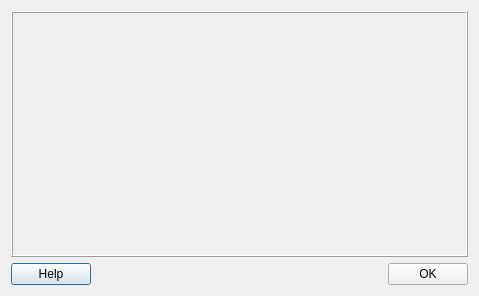
<?xml version="1.0" encoding="UTF-8"?>
<ui version="4.0">
 <class>ProfileResultDialogForm</class>
 <widget class="QDialog" name="ProfileResultDialogForm">
  <property name="geometry">
   <rect>
    <x>0</x>
    <y>0</y>
    <width>479</width>
    <height>296</height>
   </rect>
  </property>
  <property name="windowTitle">
   <string>Profile</string>
  </property>
  <layout class="QVBoxLayout" name="verticalLayout">
   <item>
    <widget class="QFrame" name="m_profileWidget">
     <property name="frameShape">
      <enum>QFrame::Box</enum>
     </property>
     <property name="frameShadow">
      <enum>QFrame::Raised</enum>
     </property>
    </widget>
   </item>
   <item>
    <layout class="QHBoxLayout" name="horizontalLayout">
     <item>
      <widget class="te::qt::widgets::HelpPushButton" name="m_helpPushButton">
       <property name="text">
        <string>Help</string>
       </property>
      </widget>
     </item>
     <item>
      <spacer name="horizontalSpacer_2">
       <property name="orientation">
        <enum>Qt::Horizontal</enum>
       </property>
       <property name="sizeHint" stdset="0">
        <size>
         <width>40</width>
         <height>20</height>
        </size>
       </property>
      </spacer>
     </item>
     <item>
      <widget class="QPushButton" name="m_OKPushButton">
       <property name="text">
        <string>OK</string>
       </property>
      </widget>
     </item>
    </layout>
   </item>
  </layout>
 </widget>
 <customwidgets>
  <customwidget>
   <class>te::qt::widgets::HelpPushButton</class>
   <extends>QPushButton</extends>
   <header>terralib/qt/widgets/help/HelpPushButton.h</header>
  </customwidget>
 </customwidgets>
 <resources/>
 <connections/>
</ui>
